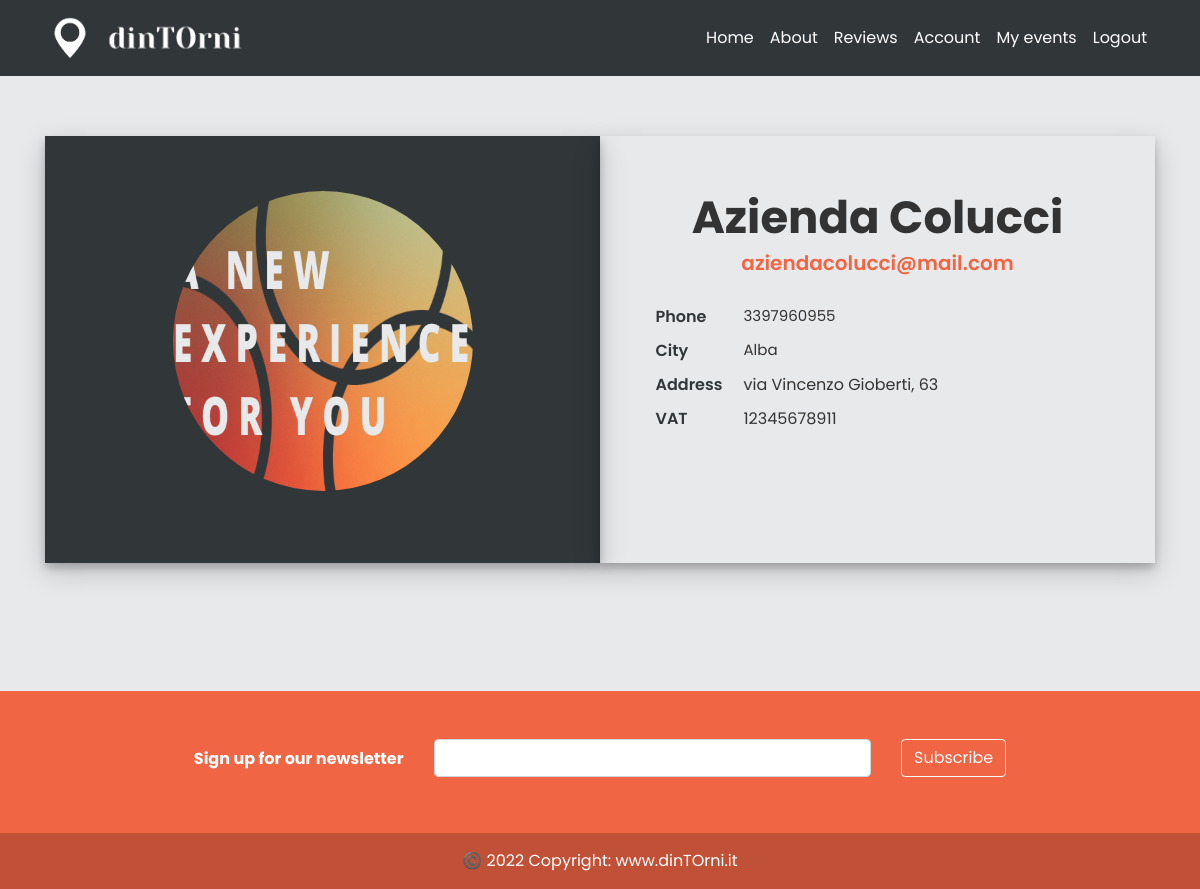
The app's page /1/business_info (signed in) with its own data.
### models.py (models this page shows, shortened)
class User(db.Model, UserMixin):
    _tablename__ = 'user'
    id = db.Column(db.Integer, primary_key=True)
    email = db.Column(db.String(120), unique=True, nullable=False)
    image_file = db.Column(db.String(20), nullable=False, default='default.jpg')
    password = db.Column(db.String(60), nullable=False)
    telephone = db.Column(db.Integer(), nullable=False)
    type= db.Column(db.String(20))
    __mapper_args__={
        'polymorphic_identity': 'user',
        'polymorphic_on': type
    }

class Business(User, db.Model):
    _tablename__ = 'business'
    id = db.Column(db.Integer, db.ForeignKey('user.id'), primary_key=True)
    name = db.Column(db.String(20), unique=True, nullable=False)
    vat_number = db.Column(db.Integer())#rimettere i nullable
    city = db.Column(db.String(20))
    address = db.Column(db.String(30))
    events = db.relationship('Event', backref='creator', lazy=True)
    __mapper_args__ = {
        'polymorphic_identity': 'business',
    }

### app/events/routes.py (the view)
@events.route("/<int:event_id>/business_info", methods=['GET', 'POST'])
def business_info(event_id):
    e = Event.query.get_or_404(event_id)
    return render_template('account_business.html', event = e)

### models.py (called while the page is built)
@login_manager.user_loader
def load_user(email):
    user = User.query.get(email)
    return user

### app/templates/account_business.html
{% extends "layout.html" %}
{% block content %}
    <div class="container login-container pb-5" style="height: 500px">
        <div class="row">
            <div class="col-md-6 login-form-3">
                <div class="about-avatar">
                    <img class="rounded-circle account-img" style="height: 300px; width: 300px" src="{{ url_for('static', filename='profile_pics/' + event.creator.image_file) }}">
                </div>
            </div>
            <div class="col-md-6 login-form-1">
                <div class="about-text go-to">
                    <h3 class="dark-color">{{ event.creator.name }}</h3>
                    <h6 class="theme-color lead text-center">{{ event.creator.email }}</h6>
                    <div class="row about-list pb-2">
                        <div class="col">
                                <div class="media">
                                    <label>Phone</label>
                                    <p>{{ event.creator.telephone }}</p>
                                </div>
                                <div class="media">
                                    <label>City</label>
                                    <p>{{ event.creator.city }}</p>
                                </div>
                                <div class="media">
                                    <label>Address</label>
                                    {{ event.creator.address }}
                                </div>
                                <div class="media">
                                    <label>VAT</label>
                                    {{ event.creator.vat_number }}
                                </div>
                            </div>
                    </div>
                </div>
            </div>
        </div>
    </div>
{% endblock content %}

### app/static/main.css (style rules this page uses)
body { background: #fafafa; color: #333333; margin-top: 5rem; }
h1, h2, h3, h4, h5, h6 { color: #444444; }
.account-img { height: 125px; width: 125px; display: block; margin-left: auto; margin-right: auto; margin-bottom: 16px; justify-content: center; }
.login-container { margin-top: 5%; margin-bottom: 5%; }
.login-form-1 { padding: 5%; box-shadow: 0 5px 8px 0 rgba(0, 0, 0, 0.2), 0 9px 26px 0 rgba(0, 0, 0, 0.19); }
.login-form-1 h3 { text-align: center; color: #333; }
.login-form-3 { padding: 5%; background: #313638; box-shadow: 0 5px 8px 0 rgba(0, 0, 0, 0.2), 0 9px 26px 0 rgba(0, 0, 0, 0.19); }
img { border: 0; }
img { max-width: 100%; }
img { vertical-align: middle; border-style: none; }
.about-text h3 { font-size: 45px; font-weight: 700; margin: 0 0 6px; }
.about-text h6 { font-weight: 600; margin-bottom: 15px; }
.about-text p { font-size: 18px; max-width: 450px; }
.about-list { padding-top: 10px; }
.about-list .media { padding: 5px 0; }
.about-list label { color: #313638; font-weight: 600; width: 88px; margin: 0; position: relative; }
.about-list p { margin: 0; font-size: 15px; }
.theme-color { color: #F06543; }
.dark-color { color: #313638; }
*, body { font-family: "Poppins", sans-serif; }
.text-center { text-align: center !important; }
.rounded-circle { border-radius: 50% !important; }
.media { display: -ms-flexbox; display: flex; -ms-flex-align: start; align-items: flex-start; }

### records on screen
User: image_file (placeholder picture), creator.email "aziendacolucci@mail.com", creator.telephone "3397960955"
Business: creator.name "Azienda Colucci", creator.city "Alba", creator.address "via Vincenzo Gioberti, 63", creator.vat_number "12345678911"
